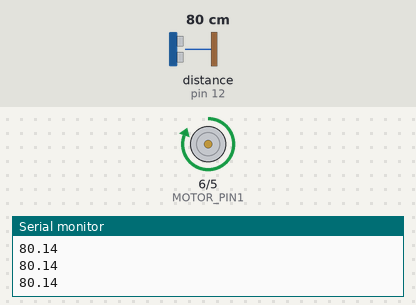
The sketch below on a simulated Arduino Uno, built with avr-gcc and run on an emulated ATmega328P. Shown: motor-driver pin pairs drawn as motors (green arrow = first pin HIGH = forward, orange = second pin HIGH = backward, longer = more drive), the last lines printed to the serial monitor. Wiring (inferred from the names in the program): ultrasonic range finder: trigger pin 13; echo pin 12. Inputs (shaded band) come from the test bench; at power-on: distance to the obstacle (sensor on pin 12) 80 cm. The echo pulse lasts 58.3 µs per cm.

Above: at 1.2 s.
1.3 s: distance to the obstacle (sensor on pin 12) set to 12 cm
2.8 s: distance to the obstacle (sensor on pin 12) set to 9 cm
At 3.5 s:
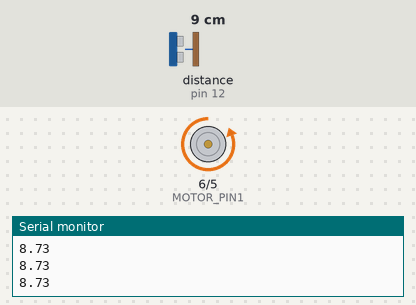
Timing chart, 0 to 5.8 s (numbered marks = the images above; inputs shaded):
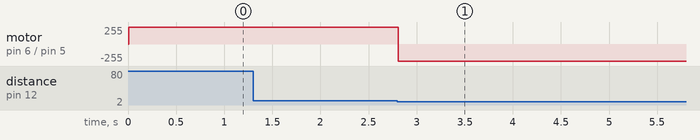

Measured:
- the behaviour switches between 11 and 10 cm on distance to the obstacle (sensor on pin 12) (found by bisection; images 0 and 1)
- after the input at 2.8 s, motor on pin 6 (MOTOR_PIN1) / pin 5 (MOTOR_PIN2): forward 255/255 → backward 255/255 at once

The sketch:

eg1311.ino
```cpp
int TRIG_PIN = 13;
int ECHO_PIN = 12;
int MOTOR_PIN1 = 6;
int MOTOR_PIN2 = 5;
float SPEED_OF_SOUND = 0.0345;
bool forward = true;

void setup() {
  pinMode(MOTOR_PIN1, OUTPUT);
  pinMode(MOTOR_PIN2, OUTPUT);
  pinMode(TRIG_PIN, OUTPUT);
  digitalWrite(TRIG_PIN, LOW);
  pinMode(ECHO_PIN, INPUT);
  Serial.begin(9600);
}

void loop() {
  digitalWrite(TRIG_PIN, HIGH);
  delayMicroseconds(10);
  digitalWrite(TRIG_PIN, LOW);
  int microsecs = pulseIn(ECHO_PIN, HIGH);
  float cms = microsecs*SPEED_OF_SOUND/2;
  Serial.println(cms);
  if (cms<=10) {
    forward = false;
  }
  if (forward) {
    digitalWrite(MOTOR_PIN1, HIGH);
    digitalWrite(MOTOR_PIN2, LOW);
  } else {
    digitalWrite(MOTOR_PIN1, LOW);
    digitalWrite(MOTOR_PIN2, HIGH);
  }
  delay(10);
}
```
